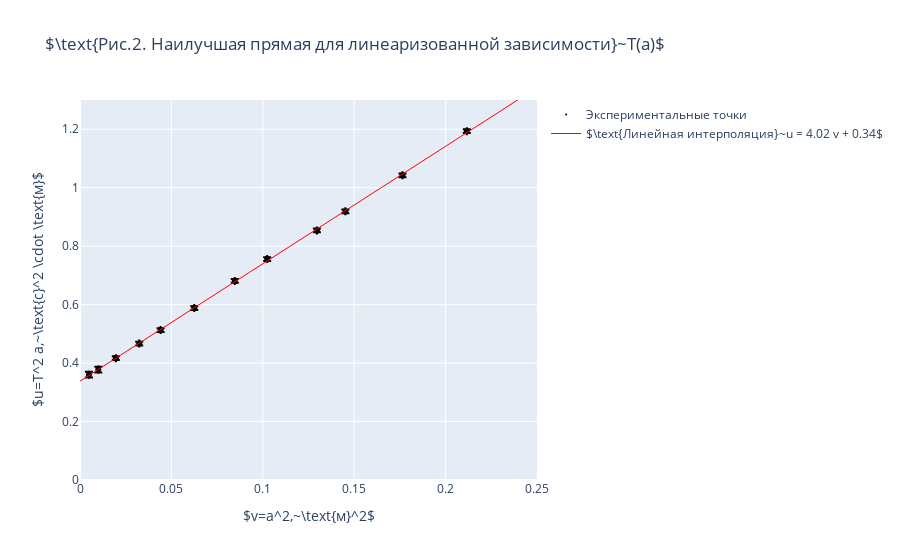

The cell this chart's notebook holds for it:
### Markdown cell above
Изобразим на графике экспериментальные точки и полученную аппроксимирующую зависимость.

### Code cell
fig = go.Figure()
fig.update_layout(
    title=r"$\text{Рис.2. Наилучшая прямая для линеаризованной зависимости}~T(a)$", # заголовок
    xaxis_title=r"$v=a^2,~\text{м}^2$", # подписи к осям
    yaxis_title=r"$u=T^2 a,~\text{с}^2 \cdot \text{м}$",
    xaxis_range=[0,0.25], # масштабы осей
    yaxis_range=[0,1.3],
)
fig.add_trace(go.Scatter( # точки с погрешностями
    name="Экспериментальные точки",
    x=v, y=u, error_x_value=sigma_a, error_y_array=sigma_T,
     mode="markers", marker_size=0, marker_color="black"
    ))
x = np.array([0., 1]) # две точки аппроксимирующей прямой
fig.add_trace(go.Scatter(   # аппроксимация
    name="$\\text{{Линейная интерполяция}}~u = {:.2f} v + {:.2f}$".format(k,b),
    x=x, y=k*x + b,
    mode="lines", line_color="red", line_width=1, line_dash="solid"
))

fig.show()

### Figure 1 — Plotly figure (JSON) as saved in the notebook; plotly's stock layout.template omitted (floating-point values rounded to 4 significant figures)
{"data": [{"error_x": {"value": 0.0005}, "error_y": {"array": [0.006493, 0.006493, 0.006493, 0.006493, 0.006493, 0.006493, 0.006493, 0.006493, 0.006493, 0.006493, 0.009739, 0.009739]}, "marker": {"color": "black", "size": 0}, "mode": "markers", "name": "Экспериментальные точки", "x": [0.2116, 0.1764, 0.1452, 0.1296, 0.1024, 0.08468, 0.0625, 0.0441, 0.0324, 0.0196, 0.01, 0.0049], "y": [1.193, 1.042, 0.9193, 0.8538, 0.7556, 0.6812, 0.5883, 0.5128, 0.4666, 0.4167, 0.3779, 0.3604], "type": "scatter"}, {"line": {"color": "red", "dash": "solid", "width": 1}, "mode": "lines", "name": "$\\text{Линейная интерполяция}~u = 4.02 v + 0.34$", "x": [0.0, 1.0], "y": [0.338, 4.356], "type": "scatter"}], "layout": {"xaxis": {"title": {"text": "$v=a^2,~\\text{м}^2$"}, "range": [0, 0.25]}, "yaxis": {"title": {"text": "$u=T^2 a,~\\text{с}^2 \\cdot \\text{м}$"}, "range": [0, 1.3]}, "title": {"text": "$\\text{Рис.2. Наилучшая прямая для линеаризованной зависимости}~T(a)$"}}}
